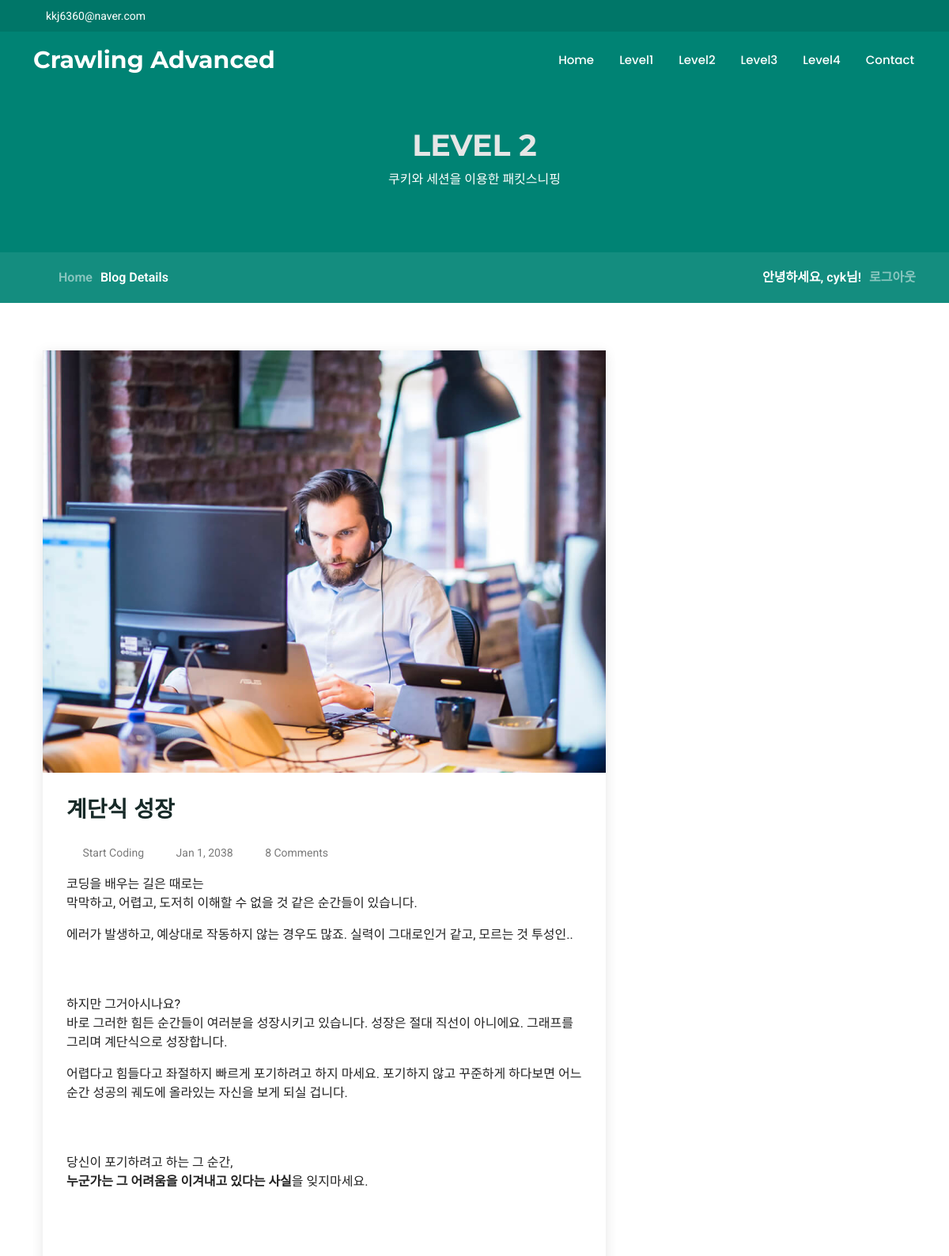
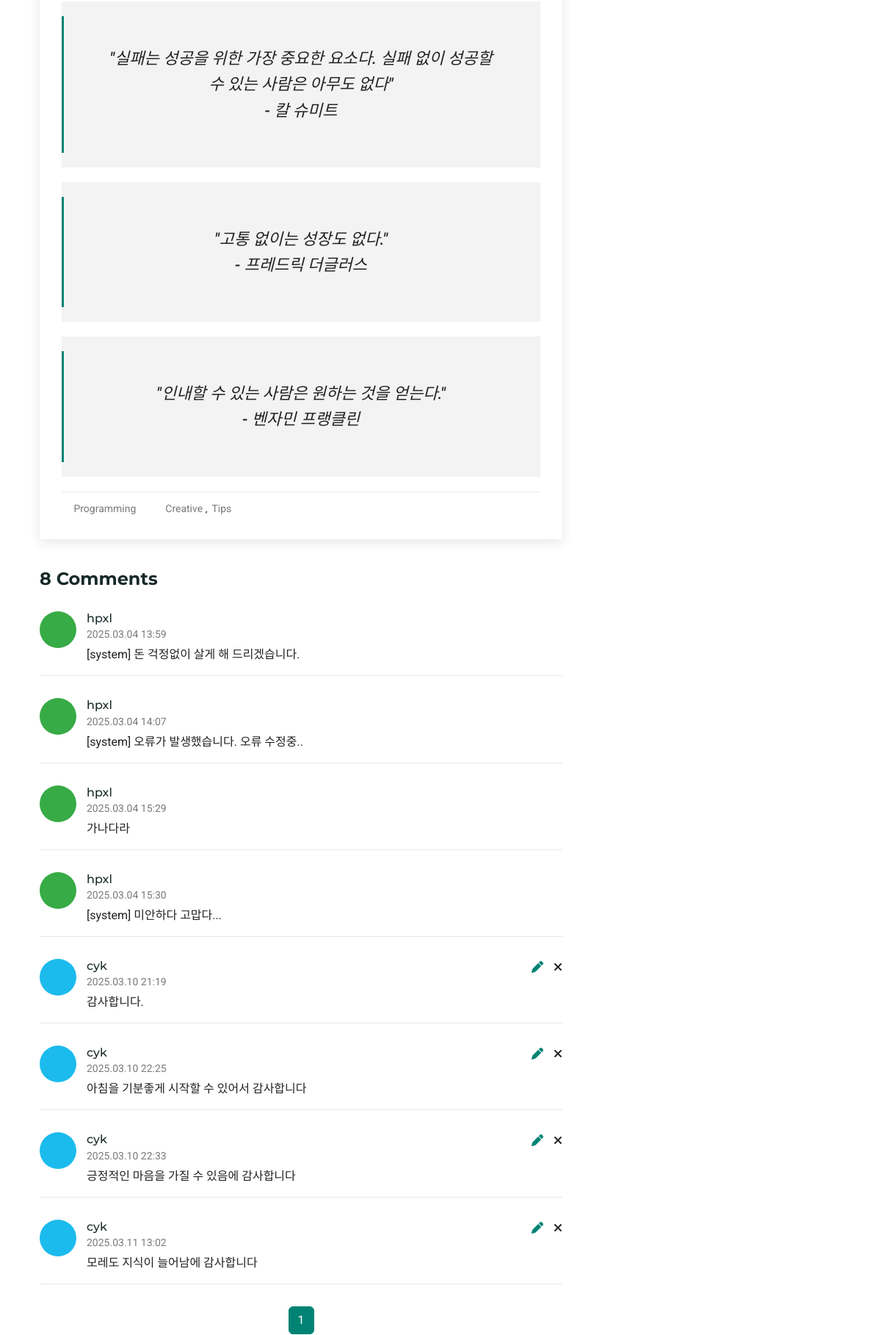
The page /level2 (signed in, upper part) on the database its author committed (2 pictures, top to bottom).
### app/models.py (models this page shows, shortened)
class User(UserMixin, db.Model):
    id = db.Column(db.Integer, primary_key=True)
    username = db.Column(db.String(64), unique=True, nullable=False)
    password_hash = db.Column(db.String(128), nullable=False)
    color = db.Column(db.String(7), default="#000000")
    comments = db.relationship('Comment', backref='author', lazy='dynamic')

class Comment(db.Model):
    id = db.Column(db.Integer, primary_key=True)
    content = db.Column(db.Text, nullable=False)
    user_id = db.Column(db.Integer, db.ForeignKey('user.id'), nullable=False)
    created_at = db.Column(db.DateTime, default=lambda: datetime.now(ZoneInfo("Asia/Seoul")))  # 한국 시간 기준

### app/routes.py (the view)
@app.route('/level2')
def level2():
    page = request.args.get('page', 1, type=int)
    comments_query = Comment.query.order_by(Comment.created_at.asc())
    comments = comments_query.paginate(page=page, per_page=20)
    comment_form = CommentForm()
    edit_form = EditCommentForm()
    delete_form = DeleteForm()
    return render_template('level2.html', comments=comments, form=comment_form, edit_form=edit_form, delete_form=delete_form)

### app/models.py (called while the page is built)
@login.user_loader
def load_user(id):
    return User.query.get(int(id))

### app/templates/level2.html (shortened to what this page needs)
{% extends "main_base.html" %}
{% block content %}
<main class="main">
  <div class="page-title">
    <div class="heading">
      <div class="container">
        <div class="row d-flex justify-content-center text-center">
          <div class="col-lg-8">
            <h1>LEVEL 2</h1>
            <p class="mb-0">쿠키와 세션을 이용한 패킷스니핑</p>
          </div>
        </div>
      </div>
    </div>
    <nav class="breadcrumbs">
      <div class="container">
        <ol>
          <li><a href="/">Home</a></li>
          <li class="current">Blog Details</li>
        </ol>
        <ol>
          {% if current_user.is_authenticated %}
          <li>
            <span class="navbar-text">안녕하세요, {{ current_user.username }}님!</span>
          </li>
          <li>
            <a class="nav-link" href="{{ url_for('logout') }}">로그아웃</a>
          </li>
          {% endif %}
        </ol>
      </div>
    </nav>
  </div>
  <div class="container">
    <div class="row">
      <div class="col-lg-8">
        <section id="blog-details" class="blog-details section">
          <div class="container">
            <article class="article">
              <div class="post-img">
                <img src="assets/img/blog/blog-1.jpg" alt="" class="img-fluid">
              </div>
              <h2 class="title">계단식 성장</h2>
              <div class="meta-top">
                <ul>
                  <li class="d-flex align-items-center"><i class="bi bi-person"></i> <a href="#">Start Coding</a></li>
                  <li class="d-flex align-items-center"><i class="bi bi-clock"></i> <a href="#"><time
                        datetime="2038-01-01">Jan 1, 2038</time></a></li>
                  <li class="d-flex align-items-center"><i class="bi bi-chat-dots"></i> <a href="#">{{
                      comments.total }}
                      Comments</a></li>
                </ul>
              </div>
              <div class="content">
                <p>
                  코딩을 배우는 길은 때로는 <br>막막하고, 어렵고, 도저히 이해할 수 없을 것 같은 순간들이 있습니다.
                </p>
                <p>
                  에러가 발생하고, 예상대로 작동하지 않는 경우도 많죠. 실력이 그대로인거 같고, 모르는 것 투성인..
                </p><br><br>
                <p>
                  하지만 그거아시나요? <br>바로 그러한 힘든 순간들이 여러분을 성장시키고 있습니다. 성장은 절대 직선이 아니에요. 그래프를 그리며 계단식으로 성장합니다.
                </p>
                <p>
                  어렵다고 힘들다고 좌절하지 빠르게 포기하려고 하지 마세요. 포기하지 않고 꾸준하게 하다보면 어느순간 성공의 궤도에
                  올라있는 자신을 보게 되실 겁니다.
                </p><br><br>
                <p>
                  당신이 포기하려고 하는 그 순간,<br> <b>누군가는 그 어려움을 이겨내고 있다는 사실</b>을 잊지마세요.
                </p><br><br>
                <blockquote>
                  <p>
                    "실패는 성공을 위한 가장 중요한 요소다. 실패 없이 성공할 수 있는 사람은 아무도 없다" <br>- 칼 슈미트
                  </p>
                </blockquote>
                <blockquote>
                  <p>
                    "고통 없이는 성장도 없다." <br>- 프레드릭 더글러스
                  </p>
                </blockquote>
                <blockquote>
                  <p>
                    "인내할 수 있는 사람은 원하는 것을 얻는다." <br>- 벤자민 프랭클린
                  </p>
                </blockquote>
              </div>
              <div class="meta-bottom">
                <i class="bi bi-folder"></i>
                <ul class="cats">
                  <li><a href="#">Programming</a></li>
                </ul>
                <i class="bi bi-tags"></i>
                <ul class="tags">
                  <li><a href="#">Creative</a></li>
                  <li><a href="#">Tips</a></li>
                </ul>
              </div>
            </article>
          </div>
        </section>
        <section id="blog-comments" class="blog-comments section">
          <div class="container">
            <h4 class="comments-count">{{ comments.total }} Comments</h4>
            {% for comment in comments.items %}
            <div id="comment-{{ comment.id }}" class="comment">
              <div class="d-flex">
                <div class="comment-img">
                  <span style="background-color: {{ comment.author.color }};"></span>
                </div>
                <div>
                  <h5 class="comment-name">{{ comment.author.username }}</h5>
                  {% if current_user.is_authenticated and comment.author == current_user %}
                  <div class="comment-btns">
                    <a href="#" class="edit" data-comment-id="{{ comment.id }}"
                      data-comment-content="{{ comment.content }}">
                      <i class="fa-solid fa-pen"></i>
                    </a>
                    <form action="{{ url_for('delete_comment', comment_id=comment.id) }}?page={{ comments.page }}"
                      method="POST" style="display:inline;">
                      <button type="submit" class="delete btn-icon-only"
                        onclick="return confirm('정말로 이 댓글을 삭제하시겠습니까?');">
                        <i class="fa-solid fa-xmark"></i>
                      </button>
                    </form>
                  </div>
                  {% endif %}
                  <time class="comment-date">{{ comment.created_at.strftime('%Y.%m.%d %H:%M') }}</time>
                  <p class="comment-text">{{ comment.content }}</p>
                </div>
              </div>
            </div>
            {% endfor %}
            <nav aria-label="Page navigation">
              <ul class="pagination">
                {% for page_num in comments.iter_pages() %}
                <li class="page-item {% if page_num == comments.page %}active{% endif %}">
                  <a class="page-link" href="{{ url_for('level2', page=page_num) }}">{{ page_num }}</a>
                </li>
                {% endfor %}
              </ul>
            </nav>
          </div>
        </section>
      </div>
    </div>
  </div>
</main>
{% endblock %}

### rows shown on the page
User: username "cyk"
Comment: author.username "hpxl", created_at "2025.03.04 13:59", content "[system] 돈 걱정없이 살게 해 드리겠습니다."
Comment: author.username "hpxl", created_at "2025.03.04 14:07", content "[system] 오류가 발생했습니다. 오류 수정중.."
Comment: author.username "hpxl", created_at "2025.03.04 15:29", content "가나다라"
Comment: author.username "hpxl", created_at "2025.03.04 15:30", content "[system] 미안하다 고맙다..."
Comment: author.username "cyk", created_at "2025.03.10 21:19", content "감사합니다."
Comment: author.username "cyk", created_at "2025.03.10 22:25", content "아침을 기분좋게 시작할 수 있어서 감사합니다"
Comment: author.username "cyk", created_at "2025.03.10 22:33", content "긍정적인 마음을 가질 수 있음에 감사합니다"
Comment: author.username "cyk", created_at "2025.03.11 13:02", content "모레도 지식이 늘어남에 감사합니다"

### other values the page prints
{{ comments.total }} "8"
{{ page_num }} "1"
